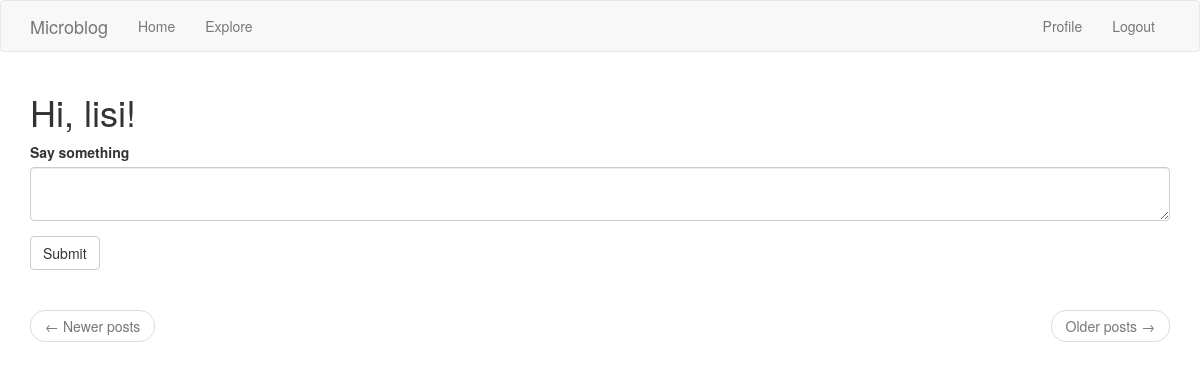
The app's page /index (signed in), older data.
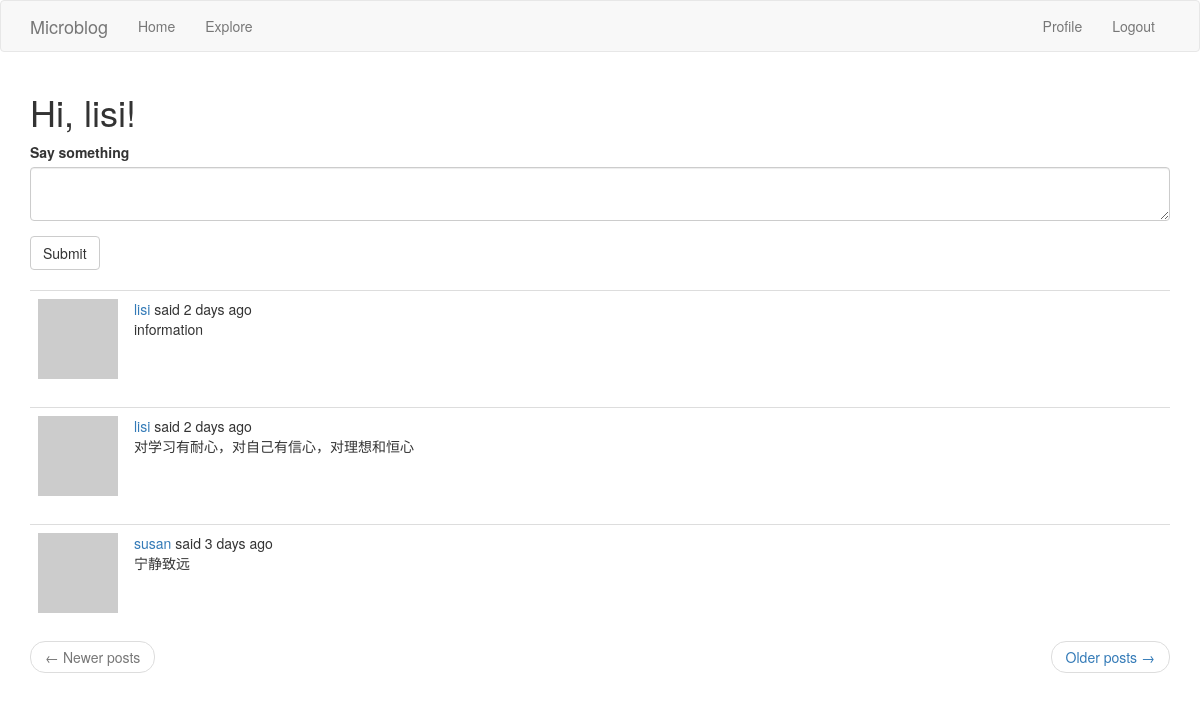
The same page, newer data.
### app/models.py (models this page shows, shortened)
class Post(db.Model):  # UserMixin,
    id = db.Column(db.Integer, primary_key=True)
    body = db.Column(db.String(140))
    timestamp = db.Column(db.DateTime, index=True, default=datetime.utcnow)
    user_id = db.Column(db.Integer, db.ForeignKey('user.id'))
    language = db.Column(db.String(5))

### app/routes.py (the view, shortened to what this page needs)
@app.route('/', methods=['GET', 'POST'])
@app.route('/index', methods=['GET', 'POST'])
@login_required
def index():
    form = PostForm()
    page = request.args.get('page', 1, type=int)
    posts = current_user.followed_posts().paginate(page, app.config['POSTS_PER_PAGE'], False)
    next_url = url_for('index', page=posts.next_num) if posts.has_next else None
    prev_url = url_for('index', page=posts.prev_num) if posts.has_prev else None
    return render_template('index.html', title='Home Page', form=form, posts=posts.items, next_url=next_url,
                           prev_url=prev_url)

### app/forms.py
class PostForm(FlaskForm):
    post = TextAreaField(_l('Say something'), validators=[DataRequired(), Length(min=1, max=140)])
    submit = SubmitField(_l('Submit'))

### app/models.py (called while the page is built)
@login.user_loader
def load_user(id):
    return User.query.get(int(id))

    def avatar(self, size):
        digest = md5(self.email.lower().encode('utf-8')).hexdigest()
        return 'https://www.gravatar.com/avatar/{}?d=identicon&s={}'.format(
            digest, size)

    def followed_posts(self):
        followed = Post.query.join(followers, (followers.c.followed_id == Post.user_id)).filter(
            followers.c.follower_id == self.id)
        own = Post.query.filter_by(user_id=self.id)
        return followed.union(own).order_by(Post.timestamp.desc())

### app/routes.py (called while the page is built)
@app.before_request  # 访问任意一个函数都会执行这里
def before_request():
    if current_user.is_authenticated:
        current_user.last_seen = datetime.utcnow()
        db.session.commit()

### app/templates/index.html
{% extends "base.html" %}
{% import 'bootstrap/wtf.html' as wtf %}
{% block app_content %}
	<h1>{{ _('Hi, %(username)s!', username=current_user.username) }}</h1>
	{% if form %}
	{{ wtf.quick_form(form) }}
	<br>
	{% endif %}
	{% for post in posts %}
		{% include '_post.html' %}
	{% endfor %}
	<nav aria-label="...">
		<ul class="pager">
			<li class="previous{% if not prev_url %} disabled{% endif %}">
				<a href="{{ prev_url or '#' }}">
					<span aria-hidden="true">&larr;</span> Newer posts
				</a>
			</li>
			<li class="next{% if not next_url %} disabled{% endif %}">
				<a href="{{ next_url or '#' }}">
					Older posts <span aria-hidden="true">&rarr;</span>
				</a>
			</li>
		</ul>
	</nav>
{% endblock %}

### app/templates/_post.html (shortened to what this page needs)
<table class="table table-hover">
    <tr>
        <td width="70px">
            <a href="{{ url_for('user', username=post.author.username) }}">
                <img src="{{ post.author.avatar(70) }}"/>
            </a>
        </td>
        <td>
            {{ _('%(username)s said %(when)s', username=user_link, when=moment(post.timestamp).fromNow()) }}
            <br>
            <span id="post{{ post.id }}">{{ post.body }}</span>
        </td>
    </tr>
</table>

Row changes from the older to the newer data that the page shows:
added Post: body "information"
added Post: body "对学习有耐心，对自己有信心，对理想和恒心"
added Post: body "宁静致远"
